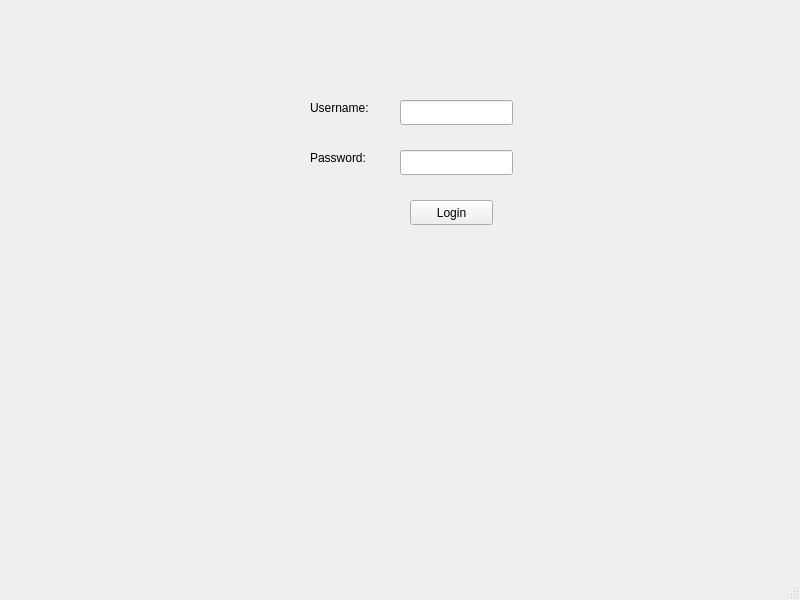
<?xml version="1.0" encoding="UTF-8"?>
<ui version="4.0">
 <class>MainWindow</class>
 <widget class="QMainWindow" name="MainWindow">
  <property name="geometry">
   <rect>
    <x>0</x>
    <y>0</y>
    <width>800</width>
    <height>600</height>
   </rect>
  </property>
  <property name="sizePolicy">
   <sizepolicy hsizetype="Expanding" vsizetype="Expanding">
    <horstretch>0</horstretch>
    <verstretch>0</verstretch>
   </sizepolicy>
  </property>
  <property name="windowTitle">
   <string>MainWindow</string>
  </property>
  <widget class="QWidget" name="centralwidget">
   <widget class="QPushButton" name="pushButton">
    <property name="geometry">
     <rect>
      <x>410</x>
      <y>200</y>
      <width>83</width>
      <height>25</height>
     </rect>
    </property>
    <property name="text">
     <string>Login</string>
    </property>
   </widget>
   <widget class="QLineEdit" name="usernameEdit">
    <property name="geometry">
     <rect>
      <x>400</x>
      <y>100</y>
      <width>113</width>
      <height>25</height>
     </rect>
    </property>
   </widget>
   <widget class="QLineEdit" name="passwordEdit">
    <property name="geometry">
     <rect>
      <x>400</x>
      <y>150</y>
      <width>113</width>
      <height>25</height>
     </rect>
    </property>
    <property name="echoMode">
     <enum>QLineEdit::Password</enum>
    </property>
   </widget>
   <widget class="QLabel" name="label">
    <property name="geometry">
     <rect>
      <x>310</x>
      <y>100</y>
      <width>81</width>
      <height>16</height>
     </rect>
    </property>
    <property name="text">
     <string>Username:</string>
    </property>
   </widget>
   <widget class="QLabel" name="label_2">
    <property name="geometry">
     <rect>
      <x>310</x>
      <y>150</y>
      <width>81</width>
      <height>16</height>
     </rect>
    </property>
    <property name="text">
     <string>Password:</string>
    </property>
   </widget>
  </widget>
  <widget class="QMenuBar" name="menubar">
   <property name="geometry">
    <rect>
     <x>0</x>
     <y>0</y>
     <width>800</width>
     <height>22</height>
    </rect>
   </property>
  </widget>
  <widget class="QStatusBar" name="statusbar"/>
 </widget>
 <resources/>
 <connections/>
</ui>
